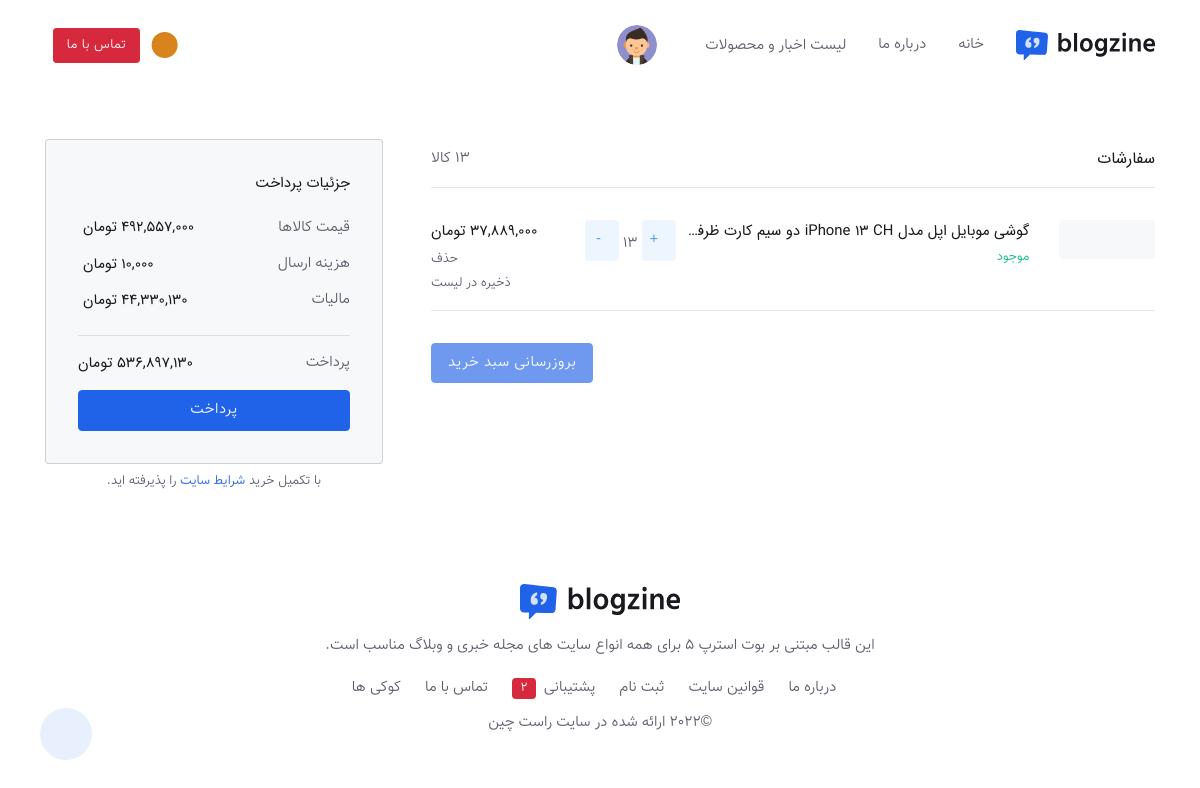
/order-basket/ (signed in), run on the app's committed database.
### order_basket/models.py (models this page shows, shortened)
class OrderDetail(models.Model):
    product = models.ForeignKey(Product, on_delete=models.CASCADE, verbose_name='محصول')
    order = models.ForeignKey(Order, on_delete=models.CASCADE, verbose_name='سبد خرید')
    final_price = models.IntegerField(null=True, blank=True, verbose_name='قیمت نهایی تکی محصول')
    count = models.IntegerField(verbose_name='تعداد')
    class Meta:
        verbose_name = 'جزئیات سبد خرید'
        verbose_name_plural = 'لیست جزيیات سبد خرید'

### product/models.py (models this page shows, shortened)
class Product(models.Model):
    title = models.CharField(max_length=300, verbose_name='نام محصول')
    image = models.ImageField(upload_to='images/products', null=True, blank=True, verbose_name='تصویر محصول')
    price = models.IntegerField(verbose_name='قیمت')
    short_descriptions = models.CharField(max_length=360, null=True, db_index=True, verbose_name='توضیحات کوتاه')
    descriptions = models.TextField(verbose_name='توضیحات اصلی', db_index=True)
    is_active = models.BooleanField(default=False, verbose_name='فعال/غیر فعال')
    slug = models.SlugField(default="", null=False, db_index=True, blank=True, max_length=200, unique=True,
                            verbose_name='عنوان در url')
    is_delete = models.BooleanField(verbose_name='حذف شده / نشده')
    category = models.ManyToManyField(
        ProductCategory,
        related_name="product_categories",
        verbose_name='دسته بندی ها')
    brand = models.ForeignKey(ProductBrand, on_delete=models.CASCADE, verbose_name='برند', null=True, blank=True)
    inventory = models.BooleanField(verbose_name='موحودی', default=True)
    inventory_number = models.IntegerField(verbose_name='تعداد کالا')
    weight = models.CharField(max_length=100, verbose_name='وزن', null=True, blank=True)
    class Meta:
        verbose_name = "محصول"  #
        verbose_name_plural = "محصولات"

### order_basket/views.py (the view)
# urls.py: path('', views.order_basket_view, name='order_basket_view'),
@login_required
def order_basket_view(request: HttpRequest):
    current_order, created = Order.objects.prefetch_related('orderdetail_set').get_or_create(is_paid=False,
                                                                                             user_id=request.user.id)
    total_amount = current_order.calculate_total_price()
    products_in_basket_count = current_order.count_total_products()
    tax = int((total_amount * 9) / 100)
    final_total_amount = int(total_amount + tax) + 10000
    article_categories = ArticleCategory.objects.filter(is_active=True)
    context = {
        'product_count': products_in_basket_count,
        'order': current_order,
        'sum': total_amount,
        'tax': tax,
        'final_price': final_total_amount,
        'article_categories': article_categories,
    }
    return render(request, 'order_basket/order_basket_page.html', context)

### order_basket/models.py (called while the page is built)
    def calculate_total_price(self):
        total_amount = 0
        if self.is_paid:
            for order_detail in self.orderdetail_set.all():
                total_amount += order_detail.final_price * order_detail.count
        else:
            for order_detail in self.orderdetail_set.all():
                total_amount += order_detail.product.price * order_detail.count
        return total_amount

    def count_total_products(self):
        total_products = 0
        for order_detail in self.orderdetail_set.all():
            total_products += order_detail.count
        return total_products

### polls/templatetags/poll_extras.py (called while the page is built)
@register.filter(name='three_digits_currency')
def three_digits_currency(value: int):
    return '{:,}'.format(value) + ' تومان'

### order_basket/templates/order_basket/order_basket_page.html (shortened to what this page needs)
{% load poll_extras %}
<!doctype html>
<html dir="rtl" lang="fa">
<head>
    <link rel="stylesheet" type="text/css" href="/static/vendor/font-awesome/css/all.min.css">
    <link rel="stylesheet" type="text/css" href="/static/vendor/bootstrap-icons/bootstrap-icons.css">
    <link id="style-switch" rel="stylesheet" type="text/css" href="/static/css/style-rtl.css">
    <link rel="stylesheet" href="/static/css/custom.css">
</head>
<body>
<header class="navbar-light navbar-sticky header-static">
    <nav class="navbar navbar-expand-lg">
        <div class="container">
            <a class="navbar-brand" href="{% url 'index_page' %}">
                <img class="navbar-brand-item light-mode-item" src="/static/images/logo.svg" alt="logo">
            </a>
            <div class="collapse navbar-collapse" id="navbarCollapse">
                <ul class="navbar-nav navbar-nav-scroll mx-auto">
                    <li class="nav-item ">
                        <a class="nav-link " href="{% url 'index_page' %}">خانه</a>
                    </li>
                    <li class="nav-item dropdown">
                        <a class="nav-link " href="{% url 'about_us_page' %}">درباره ما</a>
                    </li>
                    <li class="nav-item dropdown">
                        <a class="nav-link dropdown-toggle" href="#" id="postMenu" data-bs-toggle="dropdown"
                           aria-haspopup="true" aria-expanded="false">لیست اخبار و محصولات </a>
                    </li>
                    {% if request.user.is_authenticated %}
                        <div class="nav flex-nowrap align-items-center">
                            <div class="nav-item ms-2 ms-md-3 dropdown">
                                <a class="avatar avatar-sm p-0 show" href="#" id="profileDropdown" role="button"
                                   data-bs-auto-close="outside" data-bs-display="static" data-bs-toggle="dropdown"
                                   aria-expanded="true">
                                    {% if user.avatar %}
                                        <img class="avatar-img rounded-circle" src="{{ user.avatar.url }}"
                                             alt="avatar">
                                    {% else %}
                                        <img class="avatar-img rounded-circle"
                                             src="/static/images/avatar/Defult_Profile.jpg"
                                             alt="avatar">
                                    {% endif %}
                                </a>
                            </div>
                        </div>
                    {% else %}
                        <div class="">
                            <li class="nav-item "><a class="nav-link bi bi-person-fill me-1" href="{% url 'sign_in' %}">ورود/ثبت
                                نام</a></li>
                        </div>
                    {% endif %}
                </ul>
            </div>
            <div class="nav ms-3 flex-nowrap align-items-center">
                <div class="nav-item dropdown">
                    <button class="modeswitch" id="bd-theme" type="button" aria-expanded="false"
                            data-bs-toggle="dropdown" data-bs-display="static">
                    </button>
                </div>
                <div class="nav-item d-none d-md-block">
                    <a href="{% url 'contact_us_page' %}" class="btn btn-sm btn-danger mb-0 mx-2">تماس با ما</a>
                </div>
            </div>
    </nav>
</header>
<main>
    <section id="order-basket-page" class="pt-3 pt-lg-5">
        <div class="container">
            <div class="row g-4 g-lg-5">
                <div class="col-lg-8">
                    <div class="card bg-transparent">
                        <div class="card-header border-bottom d-flex justify-content-between align-items-center px-0 pb-3">
                            <h4 class="card-title mb-0">سفارشات</h4>
                            <span>{{ product_count }} کالا</span>
                        </div>
                        <div class="card-body p-0 pt-4">
                            {% if order.orderdetail_set.all %}
                                {% for detail in order.orderdetail_set.all %}
                                    <div class="row">
                                        <div class="col-5 col-md-2">
                                            <div class="bg-light p-2 rounded-2">
                                            </div>
                                        </div>
                                        <div class="col-7 col-md-10">
                                            <div class="row g-2">
                                                <div class="col-md-7">
                                                    <h5 class="mb-1 text-basket-product-title"><a
                                                            href="http://127.0.0.1:8000/products/{{ detail.product.slug }}">{{ detail.product.title }}</a>
                                                    </h5>
                                                    <small class="text-success">{% if detail.product.inventory %}
                                                        موجود{% else %}نا موجود{% endif %}</small>
                                                </div>
                                                <div class="col-md-2">
                                                    <button onclick="changeOrderDetailCountInBasketPage({{ detail.id }},'increase')"
                                                            class="size-btn btn btn-info-soft" id="increase">+
                                                    </button>
                                                    <span id="number">{{ detail.count }}</span>
                                                    <button onclick="changeOrderDetailCountInBasketPage({{ detail.id }},'decrease')"
                                                            class="size-btn btn btn-info-soft" id="decrease">-
                                                    </button>
                                                </div>
                                                <div class="col-md-3 text-md-end">
                                                    <h5>{{ detail.product.price|three_digits_currency }} </h5>
                                                    <div class="hstack gap-1 flex-wrap text-primary-hover mt-2 justify-content-md-end">
                                                        <a onclick="removeOrderDetailInBasketPage({{ detail.id }})"
                                                           href="#" class="text-reset small"><i
                                                                class="bi bi-trash3 me-2"></i>حذف</a>
                                                        <a href="#" class="text-reset small"><i
                                                                class="bi bi-heart me-2"></i>ذخیره
                                                            در لیست</a>
                                                    </div>
                                                </div>
                                            </div>
                                        </div>
                                    </div>
                                    <hr>
                                {% endfor %}
                            {% else %}
                                <div class="alert alert-warning" role="alert">سبد خرید شما خالی است !!</div>
                            {% endif %}
                        </div>
                        <div class="card-footer p-0 pt-3 text-end">
                            <button class="btn btn-primary mb-0" disabled="">بروزرسانی سبد خرید</button>
                        </div>
                    </div>
                </div>
                <div class="col-lg-4">
                    <div class="card bg-light border border-secondary border-opacity-25 rounded-2 p-4">
                        <div class="card-header bg-light p-0 pb-3">
                            <h5 class="card-title mb-0">جزئیات پرداخت</h5>
                        </div>
                        <div class="card-body p-0 pb-3">
                            <ul class="list-group list-group-borderless">
                                <li class="list-group-item d-flex justify-content-between align-items-center">
                                    <span>قیمت کالاها</span>
                                    <span class="h6 mb-0">{{ sum|three_digits_currency }} </span>
                                </li>
                                <li class="list-group-item d-flex justify-content-between align-items-center">
                                    <span>هزینه ارسال</span>
                                    <span class="h6 mb-0">10,000 تومان</span>
                                </li>
                                <li class="list-group-item d-flex justify-content-between align-items-center">
                                    <span>مالیات</span>
                                    <span class="h6 mb-0">{{ tax|three_digits_currency }} </span>
                                </li>
                            </ul>
                        </div>
                        <div class="card-footer bg-light border-top p-0 pt-3">
                            <div class="d-flex justify-content-between align-items-center mb-3">
                                <span>پرداخت</span>
                                <span class="h5 mb-0">{{ final_price|three_digits_currency }} </span>
                            </div>
                            <div class="d-grid"><a href="#" class="btn btn-primary mb-0">پرداخت</a></div>
                        </div>
                    </div>
                    <p class="small mb-0 text-center mt-2">با تکمیل خرید <a href="#">شرایط سایت</a> را پذیرفته اید.</p>
                </div>
            </div>
        </div>
    </section>
</main>
<footer class="pb-5">
    <div class="container">
        <div class="row pt-5">
            <div class="col-lg-7 mx-auto text-center">
                <img class="light-mode-item mx-auto" src="/static/images/logo.svg" alt="logo">
                <p class="mt-3">این قالب مبتنی بر بوت استرپ 5 برای همه انواع سایت های مجله خبری و وبلاگ مناسب است.</p>
                <ul class="nav text-center text-sm-end justify-content-center justify-content-center mt-3 mt-md-0">
                    <li class="nav-item"><a class="nav-link" href="#">درباره ما</a></li>
                    <li class="nav-item"><a class="nav-link" href="#">قوانین سایت</a></li>
                    <li class="nav-item"><a class="nav-link" href="#">ثبت نام</a></li>
                    <li class="nav-item"><a class="nav-link" href="#">پشتیبانی<span
                            class="badge text-bg-danger ms-2">2</span></a></li>
                    <li class="nav-item"><a class="nav-link" href="#">تماس با ما</a></li>
                    <li class="nav-item"><a class="nav-link pe-0" href="#">کوکی ها</a></li>
                </ul>
                <div class="mt-2">©2022 ارائه شده در سایت <a href="https://www.rtl-theme.com/"
                                                             class="text-reset btn-link" target="_blank">راست چین</a>
                </div>
            </div>
        </div>
    </div>
</footer>
<div class="back-top back-top-show"><i class="bi bi-arrow-up-short"></i></div>
</body>
</html>

### static/css/custom.css (style rules this page uses)
.text-basket-product-title { overflow: hidden; text-overflow: ellipsis; white-space: nowrap; }
.size-btn { width: 10px !important; }

### data on the page
OrderDetail: shows "موجود", count "13", product.price|three_digits_currency "37,889,000 تومان"

### other printed values
{{ product_count }} "13"
{{ sum|three_digits_currency }} "492,557,000 تومان"
{{ tax|three_digits_currency }} "44,330,130 تومان"
{{ final_price|three_digits_currency }} "536,897,130 تومان"
